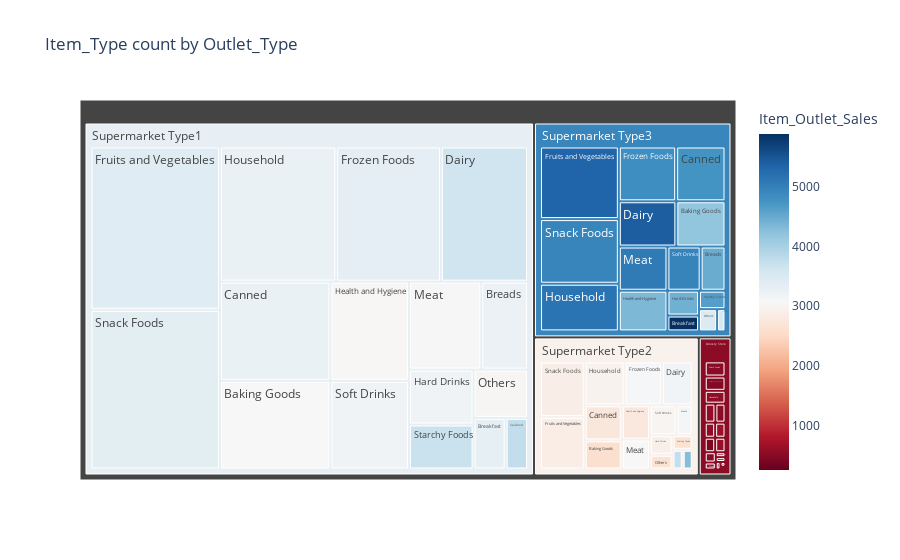

Notebook code cell kept with this figure:
### Markdown cell above
## 

#### TreeMapPLOT

### Code cell
tree_fig = px.treemap(data_train, 
        path=['Outlet_Type', 'Item_Type'], 
        values='Item_Outlet_Sales',
        color='Item_Outlet_Sales',
        color_continuous_scale='RdBu',
        title='Item_Type count by Outlet_Type')

tree_fig

### Figure 1 — Plotly figure (JSON) as saved in the notebook; plotly's stock layout.template omitted (floating-point values rounded to 4 significant figures)
{"data": [{"branchvalues": "total", "customdata": [[425.6], [3074.0], [2607.0], [4195.0], [620.7], [3254.0], [3121.0], [4479.0], [630.2], [3320.0], [3760.0], [5876.0], [561.5], [3257.0], [2753.0], [4752.0], [530.4], [3626.0], [3162.0], [5396.0], [578.5], [3347.0], [3102.0], [4813.0], [477.3], [3410.0], [2871.0], [5335.0], [392.3], [3190.0], [2918.0], [4432.0], [611.5], [3049.0], [2777.0], [4337.0], [577.8], [3264.0], [2971.0], [5146.0], [644.1], [3090.0], [3071.0], [5070.0], [450.1], [3035.0], [2654.0], [3473.0], [265.9], [3770.0], [4283.0], [3542.0], [530.0], [3360.0], [2888.0], [4928.0], [514.4], [3182.0], [3001.0], [4946.0], [461.1], [3694.0], [2641.0], [4636.0], [539.9], [3308.0], [2943.0], [4918.0]], "domain": {"x": [0, 1], "y": [0, 1]}, "hovertemplate": "labels=%{label}<br>Item_Outlet_Sales_sum=%{value}<br>parent=%{parent}<br>id=%{id}<br>Item_Outlet_Sales=%{color}<extra></extra>", "ids": ["Grocery Store/Baking Goods", "Supermarket Type1/Baking Goods", "Supermarket Type2/Baking Goods", "Supermarket Type3/Baking Goods", "Grocery Store/Breads", "Supermarket Type1/Breads", "Supermarket Type2/Breads", "Supermarket Type3/Breads", "Grocery Store/Breakfast", "Supermarket Type1/Breakfast", "Supermarket Type2/Breakfast", "Supermarket Type3/Breakfast", "Grocery Store/Canned", "Supermarket Type1/Canned", "Supermarket Type2/Canned", "Supermarket Type3/Canned", "Grocery Store/Dairy", "Supermarket Type1/Dairy", "Supermarket Type2/Dairy", "Supermarket Type3/Dairy", "Grocery Store/Frozen Foods", "Supermarket Type1/Frozen Foods", "Supermarket Type2/Frozen Foods", "Supermarket Type3/Frozen Foods", "Grocery Store/Fruits and Vegetables", "Supermarket Type1/Fruits and Vegetables", "Supermarket Type2/Fruits and Vegetables", "Supermarket Type3/Fruits and Vegetables", "Grocery Store/Hard Drinks", "Supermarket Type1/Hard Drinks", "Supermarket Type2/Hard Drinks", "Supermarket Type3/Hard Drinks", "Grocery Store/Health and Hygiene", "Supermarket Type1/Health and Hygiene", "Supermarket Type2/Health and Hygiene", "Supermarket Type3/Health and Hygiene", "Grocery Store/Household", "Supermarket Type1/Household", "Supermarket Type2/Household", "Supermarket Type3/Household", "Grocery Store/Meat", "Supermarket Type1/Meat", "Supermarket Type2/Meat", "Supermarket Type3/Meat", "Grocery Store/Others", "Supermarket Type1/Others", "Supermarket Type2/Others", "Supermarket Type3/Others", "Grocery Store/Seafood", "Supermarket Type1/Seafood", "Supermarket Type2/Seafood", "Supermarket Type3/Seafood", "Grocery Store/Snack Foods", "Supermarket Type1/Snack Foods", "Supermarket Type2/Snack Foods", "Supermarket Type3/Snack Foods", "Grocery Store/Soft Drinks", "Supermarket Type1/Soft Drinks", "Supermarket Type2/Soft Drinks", "Supermarket Type3/Soft Drinks", "Grocery Store/Starchy Foods", "Supermarket Type1/Starchy Foods", "Supermarket Type2/Starchy Foods", "Supermarket Type3/Starchy Foods", "Grocery Store", "Supermarket Type1", "Supermarket Type2", "Supermarket Type3"], "labels": ["Baking Goods", "Baking Goods", "Baking Goods", "Baking Goods", "Breads", "Breads", "Breads", "Breads", "Breakfast", "Breakfast", "Breakfast", "Breakfast", "Canned", "Canned", "Canned", "Canned", "Dairy", "Dairy", "Dairy", "Dairy", "Frozen Foods", "Frozen Foods", "Frozen Foods", "Frozen Foods", "Fruits and Vegetables", "Fruits and Vegetables", "Fruits and Vegetables", "Fruits and Vegetables", "Hard Drinks", "Hard Drinks", "Hard Drinks", "Hard Drinks", "Health and Hygiene", "Health and Hygiene", "Health and Hygiene", "Health and Hygiene", "Household", "Household", "Household", "Household", "Meat", "Meat", "Meat", "Meat", "Others", "Others", "Others", "Others", "Seafood", "Seafood", "Seafood", "Seafood", "Snack Foods", "Snack Foods", "Snack Foods", "Snack Foods", "Soft Drinks", "Soft Drinks", "Soft Drinks", "Soft Drinks", "Starchy Foods", "Starchy Foods", "Starchy Foods", "Starchy Foods", "Grocery Store", "Supermarket Type1", "Supermarket Type2", "Supermarket Type3"], "marker": {"coloraxis": "coloraxis", "colors": [425.6, 3074.0, 2607.0, 4195.0, 620.7, 3254.0, 3121.0, 4479.0, 630.2, 3320.0, 3760.0, 5876.0, 561.5, 3257.0, 2753.0, 4752.0, 530.4, 3626.0, 3162.0, 5396.0, 578.5, 3347.0, 3102.0, 4813.0, 477.3, 3410.0, 2871.0, 5335.0, 392.3, 3190.0, 2918.0, 4432.0, 611.5, 3049.0, 2777.0, 4337.0, 577.8, 3264.0, 2971.0, 5146.0, 644.1, 3090.0, 3071.0, 5070.0, 450.1, 3035.0, 2654.0, 3473.0, 265.9, 3770.0, 4283.0, 3542.0, 530.0, 3360.0, 2888.0, 4928.0, 514.4, 3182.0, 3001.0, 4946.0, 461.1, 3694.0, 2641.0, 4636.0, 539.9, 3308.0, 2943.0, 4918.0]}, "name": "", "parents": ["Grocery Store", "Supermarket Type1", "Supermarket Type2", "Supermarket Type3", "Grocery Store", "Supermarket Type1", "Supermarket Type2", "Supermarket Type3", "Grocery Store", "Supermarket Type1", "Supermarket Type2", "Supermarket Type3", "Grocery Store", "Supermarket Type1", "Supermarket Type2", "Supermarket Type3", "Grocery Store", "Supermarket Type1", "Supermarket Type2", "Supermarket Type3", "Grocery Store", "Supermarket Type1", "Supermarket Type2", "Supermarket Type3", "Grocery Store", "Supermarket Type1", "Supermarket Type2", "Supermarket Type3", "Grocery Store", "Supermarket Type1", "Supermarket Type2", "Supermarket Type3", "Grocery Store", "Supermarket Type1", "Supermarket Type2", "Supermarket Type3", "Grocery Store", "Supermarket Type1", "Supermarket Type2", "Supermarket Type3", "Grocery Store", "Supermarket Type1", "Supermarket Type2", "Supermarket Type3", "Grocery Store", "Supermarket Type1", "Supermarket Type2", "Supermarket Type3", "Grocery Store", "Supermarket Type1", "Supermarket Type2", "Supermarket Type3", "Grocery Store", "Supermarket Type1", "Supermarket Type2", "Supermarket Type3", "Grocery Store", "Supermarket Type1", "Supermarket Type2", "Supermarket Type3", "Grocery Store", "Supermarket Type1", "Supermarket Type2", "Supermarket Type3", "", "", "", ""], "type": "treemap", "values": [24830.0, 895500.0, 121100.0, 224200.0, 12600.0, 375500.0, 54600.0, 110500.0, 7844.0, 151500.0, 22500.0, 50430.0, 25760.0, 1001000.0, 145700.0, 272200.0, 31450.0, 1077000.0, 152100.0, 262300.0, 33200.0, 1293000.0, 183600.0, 316300.0, 48600.0, 1932000.0, 263500.0, 576000.0, 5836.0, 323600.0, 49450.0, 78960.0, 24520.0, 712800.0, 108800.0, 199100.0, 43710.0, 1437000.0, 196300.0, 378300.0, 25580.0, 581000.0, 94660.0, 216300.0, 7779.0, 240200.0, 37070.0, 40510.0, 2284.0, 105600.0, 22170.0, 18810.0, 51600.0, 1889000.0, 278700.0, 513100.0, 18550.0, 638000.0, 88500.0, 147800.0, 3902.0, 265200.0, 33110.0, 49170.0, 368000.0, 12920000.0, 1852000.0, 3454000.0]}], "layout": {"coloraxis": {"colorbar": {"title": {"text": "Item_Outlet_Sales"}}, "colorscale": [[0, "rgb(103,0,31)"], [0.1, "rgb(178,24,43)"], [0.2, "rgb(214,96,77)"], [0.3, "rgb(244,165,130)"], [0.4, "rgb(253,219,199)"], [0.5, "rgb(247,247,247)"], [0.6, "rgb(209,229,240)"], [0.7, "rgb(146,197,222)"], [0.8, "rgb(67,147,195)"], [0.9, "rgb(33,102,172)"], [1, "rgb(5,48,97)"]]}, "legend": {"tracegroupgap": 0}, "title": {"text": "Item_Type count by Outlet_Type"}}}
